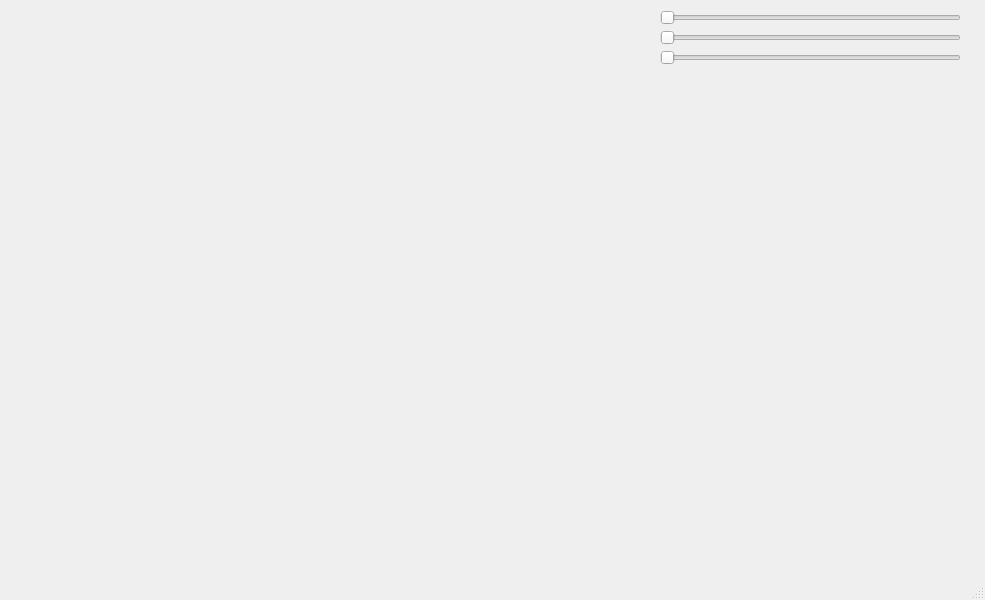
<?xml version="1.0" encoding="UTF-8"?>
<ui version="4.0">
 <class>MainWindow</class>
 <widget class="QMainWindow" name="MainWindow">
  <property name="geometry">
   <rect>
    <x>0</x>
    <y>0</y>
    <width>985</width>
    <height>600</height>
   </rect>
  </property>
  <property name="windowTitle">
   <string>MainWindow</string>
  </property>
  <widget class="QWidget" name="centralwidget">
   <widget class="OpenGLWidget" name="widget" native="true">
    <property name="geometry">
     <rect>
      <x>10</x>
      <y>0</y>
      <width>641</width>
      <height>561</height>
     </rect>
    </property>
   </widget>
   <widget class="QSlider" name="XSlider">
    <property name="geometry">
     <rect>
      <x>660</x>
      <y>10</y>
      <width>301</width>
      <height>16</height>
     </rect>
    </property>
    <property name="orientation">
     <enum>Qt::Horizontal</enum>
    </property>
   </widget>
   <widget class="QSlider" name="YSlider">
    <property name="geometry">
     <rect>
      <x>660</x>
      <y>30</y>
      <width>301</width>
      <height>16</height>
     </rect>
    </property>
    <property name="orientation">
     <enum>Qt::Horizontal</enum>
    </property>
   </widget>
   <widget class="QSlider" name="ZSlider">
    <property name="geometry">
     <rect>
      <x>660</x>
      <y>50</y>
      <width>301</width>
      <height>16</height>
     </rect>
    </property>
    <property name="orientation">
     <enum>Qt::Horizontal</enum>
    </property>
   </widget>
  </widget>
  <widget class="QMenuBar" name="menubar">
   <property name="geometry">
    <rect>
     <x>0</x>
     <y>0</y>
     <width>985</width>
     <height>20</height>
    </rect>
   </property>
  </widget>
  <widget class="QStatusBar" name="statusbar"/>
 </widget>
 <customwidgets>
  <customwidget>
   <class>OpenGLWidget</class>
   <extends>QWidget</extends>
   <header>openglwidget.h</header>
   <container>1</container>
  </customwidget>
 </customwidgets>
 <resources/>
 <connections/>
</ui>
